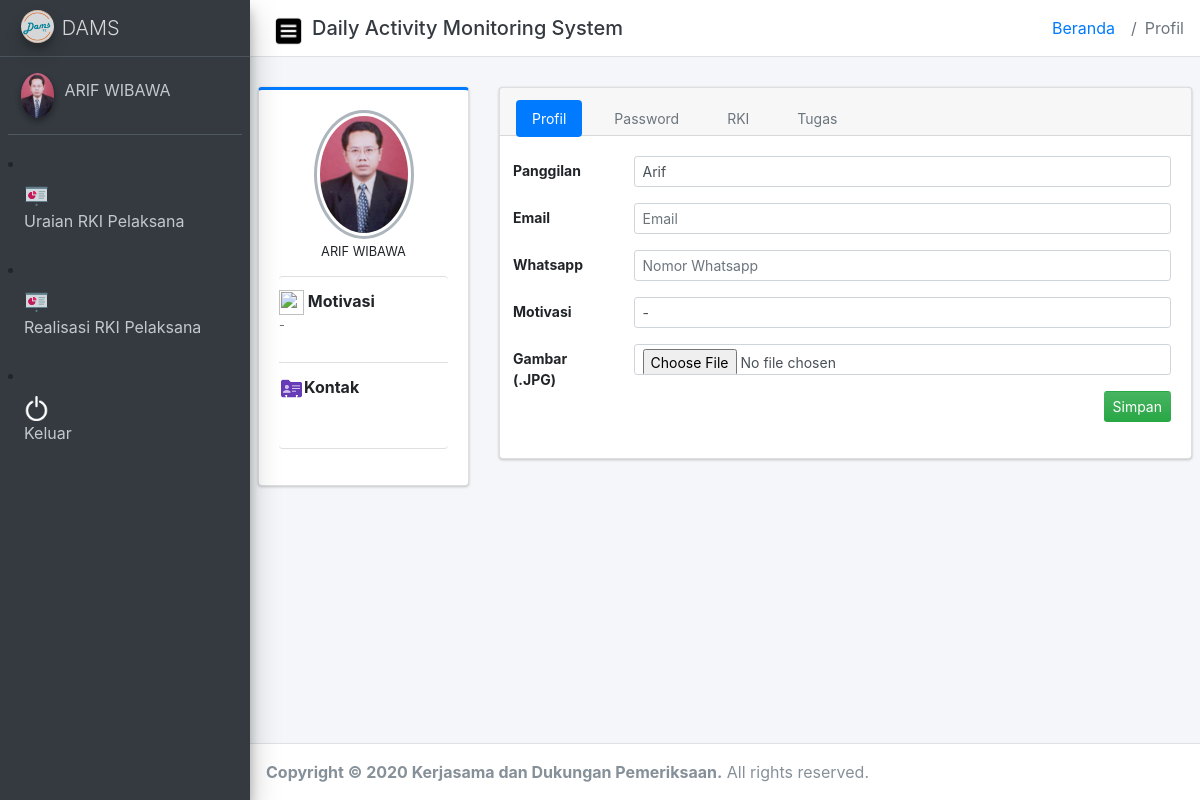
/dams.php?module=profil (signed in), run on the app's committed database.
### tables this page shows
CREATE TABLE `pegawai` (
  `id_peg` int(2) NOT NULL,
  `nip9` varchar(10) NOT NULL,
  `nip18` varchar(25) NOT NULL,
  `nama` varchar(50) NOT NULL,
  `panggil` varchar(20) NOT NULL,
  `panggol` varchar(30) NOT NULL,
  `id_sie` int(2) NOT NULL,
  `motivasi` text NOT NULL,
  `email` varchar(50) NOT NULL,
  `wa` text NOT NULL,
  `pass` varchar(10) NOT NULL,
  `gambar` varchar(50) NOT NULL,
  `jabatan` varchar(20) NOT NULL,
  `jenis_user` varchar(30) NOT NULL,
  `status` varchar(2) NOT NULL
);

### breadcrumb.php (called while the page is built, shortened)
<?php
$module=$_GET['module'];
	if($module=="profil")
	{
		$bc = "Profil";
	}
?>

### module/profil/view.php (the view, shortened to what this page needs)
<?php
$query = "select a.id_peg, nip9, nip18, nama, panggil, motivasi, email, wa, panggol, gambar, b.id_sie from pegawai a, id_seksi b where nip9 = '$user' and a.id_sie = b.id_sie";
$run = mysqli_query($konek,$query);
$data = mysqli_fetch_array($run);
?>
<div class="row">
          <div class="col-md-3">
            <div class="card card-primary card-outline">
              <div class="card-body box-profile">
                <div class="text-center">
                  <img class="profile-user-img img-fluid img-circle"
                        src="img/<?php echo $data['gambar'];?>"
                       alt="User profile picture">
                </div>
                 <h3 class="profile-username text-center small"><?php echo $data['nama']; ?></h3>
                <ul class="list-group list-group-unbordered mb-3">
                  <li class="list-group-item">
                    <strong><img src="img/cita.png" width="25" height="25"> Motivasi</strong>
					<p class="text-muted small">
					  <?php echo $data['motivasi'];?>
					</p>
                  </li>
                  <li class="list-group-item">
                    <strong><img src="img/contact.png" width="25" height="25">Kontak</strong>
					<p class="text-muted small" >
					  <?php echo $data['wa'];?><br>
					</p>
                  </li>
                </ul>
              </div>
            </div>
          </div>
          <div class="col-md-9">
            <div class="card">
              <div class="card-header p-2">
                <ul class="nav nav-pills">
                  <li class="nav-item form-control-sm"><a class="nav-link active" href="#settings" data-toggle="tab">Profil</a></li>
                  <li class="nav-item form-control-sm"><a class="nav-link" href="#password" data-toggle="tab">Password</a></li><?php if($data['id_sie'] == '1' || $data['id_sie'] == '2' || $data['id_sie'] == '3'){
				?>
				<li class="nav-item form-control-sm"><a class="nav-link" href="#activity" data-toggle="tab">RKI</a></li>
                <li class="nav-item form-control-sm "><a class="nav-link" href="#timeline" data-toggle="tab">Tugas</a></li>
				<?php
				}
				?>
                </ul>
              </div>
              <div class="card-body">
				<div class="tab-content">
                  <div class="active tab-pane" id="settings">
                    <form class="form-horizontal" method="post" enctype="multipart/form-data" action="module/profil/proses3.php">
                      <div class="form-group row">
                        <label for="inputName" class="col-sm-2 col-form-label form-control-sm">Panggilan</label>
                        <div class="col-sm-10">
                          <input type="text" class="form-control form-control-sm" id="panggilan" name="panggilan" placeholder="Nama Panggilan" value="<?php echo $data['panggil'];?>" autocomplete="off">
                        </div>
                      </div>
                      <div class="form-group row">
                        <label for="inputEmail" class="col-sm-2 col-form-label form-control-sm">Email</label>
                        <div class="col-sm-10">
                          <input type="email" class="form-control form-control-sm" id="email" name="email" placeholder="Email"  value="<?php echo $data['email'];?>" autocomplete="off">
                        </div>
                      </div>
                      <div class="form-group row">
                        <label for="inputName2" class="col-sm-2 col-form-label form-control-sm">Whatsapp</label>
                        <div class="col-sm-10">
                          <input type="text" class="form-control form-control-sm" id="wa" name="wa" placeholder="Nomor Whatsapp" value="<?php echo $data['wa'];?>" autocomplete="off">
                        </div>
                      </div>
                      <div class="form-group row">
                        <label for="inputExperience" class="col-sm-2 col-form-label form-control-sm">Motivasi</label>
                        <div class="col-sm-10">
                          <input type="text" class="form-control form-control-sm" id="motivasi" name="motivasi" placeholder="Motivasi" value="<?php echo $data['motivasi'];?>" autocomplete="off">
                        </div>
                      </div>
                      <div class="form-group row">
                        <label for="inputSkills" class="col-sm-2 col-form-label form-control-sm">Gambar<br>(.JPG)</label>
                        <div class="col-sm-10">
                          <input type="file" class="form-control form-control-sm" id="gambar" name="gambar">
                        </div>
                      </div>
                      <div class="form-group row">
                        <div class="col-sm-12 text-right">
                            <button type="submit" class="btn bg-gradient-success btn-sm">Simpan</button>
                        </div>
                      </div>
                    </form>
                  </div>
                </div>
              </div>
            </div>
          </div>
        </div>

### dams.php (shortened to what this page needs)
<!DOCTYPE html>
<?php
include("conn.php");
$user = $_SESSION['nip9'];
$query = "select * from pegawai where nip9 = '$user'";
$run =mysqli_query($konek,$query);
$data=mysqli_fetch_array($run);
$nama = $data['nama'];
if($user=="000000001")
{
	$jabatan = "Kepala";
}
else if($user=="000000002")
{
	$jabatan = "";
}
else
{
	$jabatan = $data['jabatan'];
}
$gambar = $data['gambar'];
?>
<html>
<head>
  <link rel="stylesheet" type="text/css" href="css/all.min.css">
  <link rel="stylesheet" href="css/adminlte.min.css">
  <link rel="stylesheet" href="css/fullcalendar.css">
  <link rel="stylesheet" href="css/bootstrap.css">
  <link rel="stylesheet" href="css/dataTables.bootstrap4.css">
  <link rel="stylesheet" href="css/bootstrap-datepicker.min.css">
  <link rel="stylesheet" href="css/bootstrap-datepicker.css">
  <link rel="stylesheet" href="css/icheck-bootstrap.min.css">
  <link rel="stylesheet" href="css/bootstrap-colorpicker.min.css">
  <link rel="stylesheet" href="css/tempusdominus-bootstrap-4.min.css">
  <link rel="stylesheet" href="css/jqvmap.min.css">
  <link rel="stylesheet" href="css/OverlayScrollbars.min.css">
  <link rel="stylesheet" href="css/select2.min.css">
  <link rel="stylesheet" href="css/select2-bootstrap4.min.css">
  <link rel="stylesheet" href="css/bootstrap-duallistbox.min.css">
  <link rel="stylesheet" href="css/summernote-bs4.css">
</head>
<body class="hold-transition sidebar-mini">
<div class="wrapper">
  <nav class="main-header navbar navbar-expand navbar-white navbar-light">
    <ul class="navbar-nav">
      <li class="nav-item">
        <a class="nav-link" data-widget="pushmenu" href="#"><img src="img/sidebar.png" width="30px" height="30px"></a>
      </li>
    </ul>
	 <div class="row">
          <div class="col-sm-12">
            <h5 class="m-0 text-dark">Daily Activity Monitoring System</h5>
          </div>
     </div>
	<?php
		include("breadcrumb.php");
	?>
    <ul class="navbar-nav ml-auto">
        <li class="breadcrumb-item"><a href="#">Beranda</a></li>
        <li class="breadcrumb-item active"><?php echo $bc;?></li>
    </ul>
  </nav>
  <aside class="main-sidebar sidebar-dark-primary elevation-4">
    <a href="" class="brand-link">
      <img src="img/dams1.png"
           alt="Dams Logo"
           class="brand-image img-circle elevation-3"
           style="opacity: .8">
      <span class="brand-text font-weight-light">DAMS</span>
    </a>
    <div class="sidebar">
      <div class="user-panel mt-3 pb-3 mb-3 d-flex">
        <div class="image">
          <img src="img/<?php echo $gambar; ?>" class="img-circle elevation-2" alt="User Image">
        </div>
        <div class="info">
          <a href="?module=profil" class="d-block"><?php echo substr($nama,0,15); ?></a>
        </div>
      </div>
		  <?php
		  if($jabatan == "Kepala")
		  {
		  ?>
          <li class="nav-item">
            <a href="?module=rki_pelaksana" class="nav-link">
              <img src="img/rko.png" width="25" height="25">
              <p>
                Uraian RKI Pelaksana
              </p>
            </a>
          </li>
          <li class="nav-item">
            <a href="?module=realisasi_pelaksana" class="nav-link">
              <img src="img/rko.png" width="25" height="25">
              <p>
                Realisasi RKI Pelaksana
              </p>
            </a>
          </li>
	       <?php }?>
          <li class="nav-item">
            <a href="logout.php" class="nav-link">
              <img src="img/7.png" width="25" height="25">
              <p>
                Keluar
              </p>
            </a>
          </li>
    </div>
  </aside>
  <div class="content-wrapper">
  <section class="content-header">
    </section>
    <section class="content">
	<?php
		include("content.php");
	?>
    </section>
  </div>
  <footer class="main-footer">
    <strong>Copyright &copy; 2020 Kerjasama dan Dukungan Pemeriksaan.</strong> All rights
    reserved.
  </footer>
</div>
</body>
</html>

### data on the page
pegawai: gambar (picture), nama "ARIF WIBAWA", motivasi "-", panggilan "Arif"

### other printed values
$bc "Profil"
